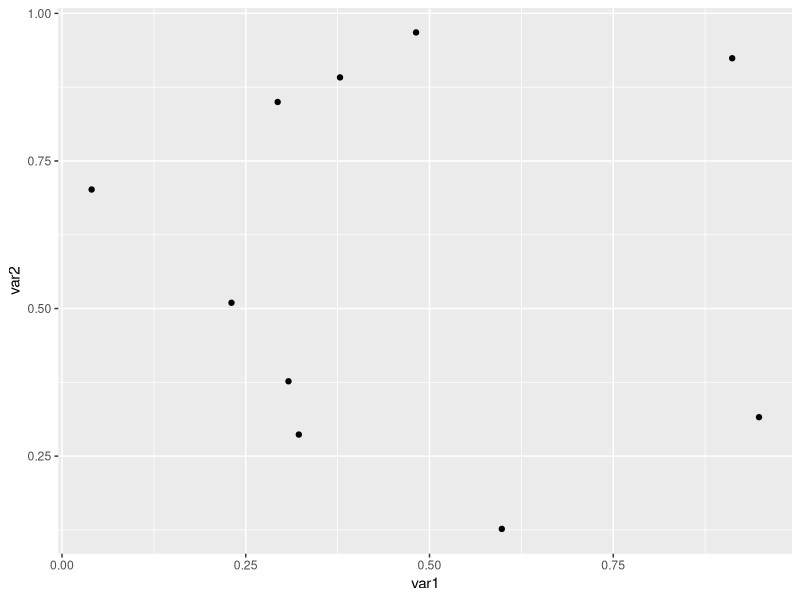

The R script that drew this image:
## ---- chunk 1
knitr::opts_chunk$set(echo = FALSE)
## ---- chunk 2
library(ggplot2)
var1 <-runif(10)
var2 <- runif(10)
qplot(x=var1, y=var2)
